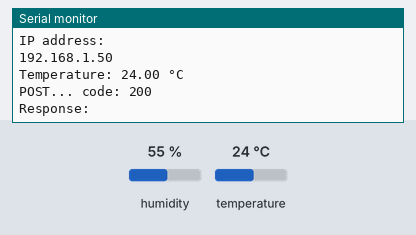
Bench run of a sketch on a simulated ESP32. Shown: the last lines printed to the serial monitor. Inputs (shaded band) come from the test bench; at power-on: temperature 24 °C, humidity 55 %. WiFi joins after 1.5 s; servers stay silent unless stated; uploads are accepted with an empty reply.

Above: at 2.7 s.
2.8 s: temperature set to 12 °C
At 6.92 s:
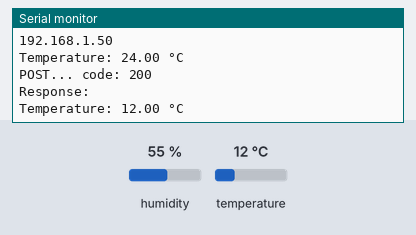
8.6 s: temperature set to 19 °C
At 13.1 s:
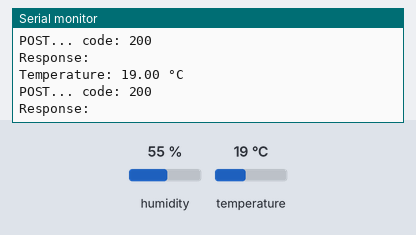
Timing chart, 0 to 14.6 s (numbered marks = the images above; inputs shaded):
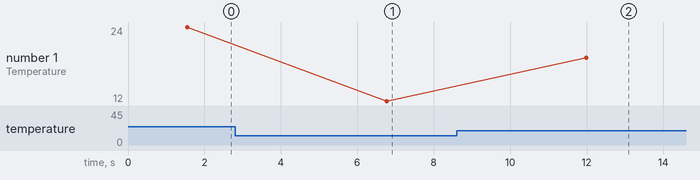

The sketch:

Q2.ino
```cpp
#include <DHT.h>
#include <WiFi.h>
#include <WiFiClientSecure.h>
#include <HTTPClient.h>

#define DHTPIN 4
#define DHTTYPE DHT11
#define PROG_DELAY 5000

const char *ssid = "UOC_Staff";
const char *password = "admin106";
const String scriptUrl = "https://script.google.com/macros/s/AKfycbzZSe03aQPkWeqjTLWhR0jF1ZwBClJ3so8kJGUrFkzM-lSk_ASp30GyzTGC0T-gw2mz/exec";

float tempC = 0;
const String registarion_no = "25052";

DHT dht(DHTPIN, DHTTYPE);
WiFiClientSecure espClient; // Secure client for TLS connection

void publishData(String registration, float temperature) {
  HTTPClient https;
  https.setFollowRedirects(HTTPC_FORCE_FOLLOW_REDIRECTS);  // Enable redirect following

  if (https.begin(espClient, scriptUrl)) {
    https.addHeader("Content-Type", "application/json");
    String message = "{\"registration\":\"" + String(registarion_no) + "\",\"temperature\":\"" + String(temperature) + "\"}";
    int httpCode = https.POST(message);
    if (httpCode > 0) {
      Serial.printf("POST... code: %d\n", httpCode);
      if (httpCode == HTTP_CODE_OK) {
        String payload = https.getString();
        Serial.println("Response: " + payload);
      }
    } else {
      Serial.printf("POST... failed, error: %s\n", https.errorToString(httpCode).c_str());
    }
    https.end();
  } else {
    Serial.println("Unable to connect");
  }
}

void setup() {
    Serial.begin(9600);
    dht.begin();

    Serial.println();
    Serial.println("******************************************************");
    Serial.print("Connecting to ");
    Serial.println(ssid);

    WiFi.begin(ssid, password);

    while (WiFi.status() != WL_CONNECTED) {
        delay(500);
        Serial.print(".");
    }

    Serial.println("");
    Serial.println("WiFi connected");
    Serial.println("IP address: ");
    Serial.println(WiFi.localIP());

    /** Use this line to ignore SSL certificate verification for simplicity.
     * Remove in production for security.
     **/
    espClient.setInsecure();
}

void loop() {
    tempC = dht.readTemperature();

    Serial.print("Temperature: ");
    Serial.print(tempC);
    Serial.println(" °C");

    publishData(registarion_no, tempC);

    delay(PROG_DELAY);
}
```

Measured:
- after the input at 2.8 s, the serial monitor: prints a new line after 4.0 s (image 1)
- after the input at 8.6 s, the serial monitor: prints a new line after 3.4 s (image 2)
- plotted number 1: 24 → 12 after the input at 2.8 s, 12 → 19 after the input at 8.6 s
